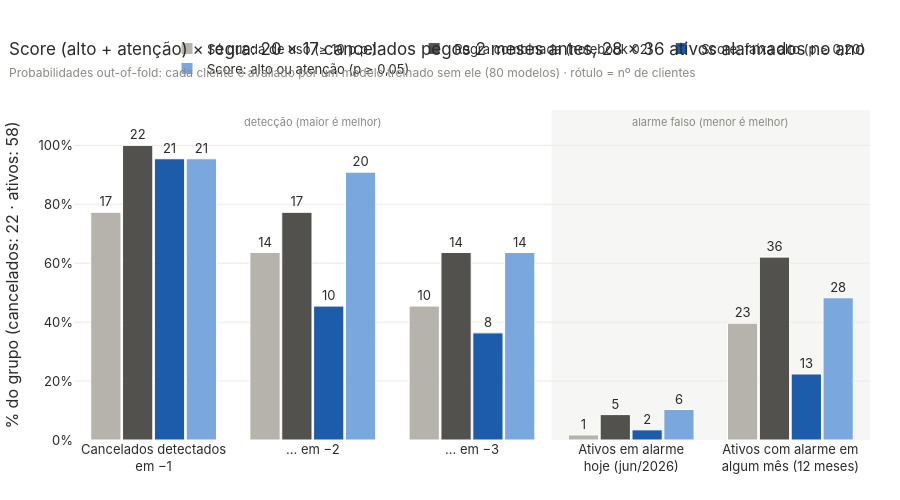
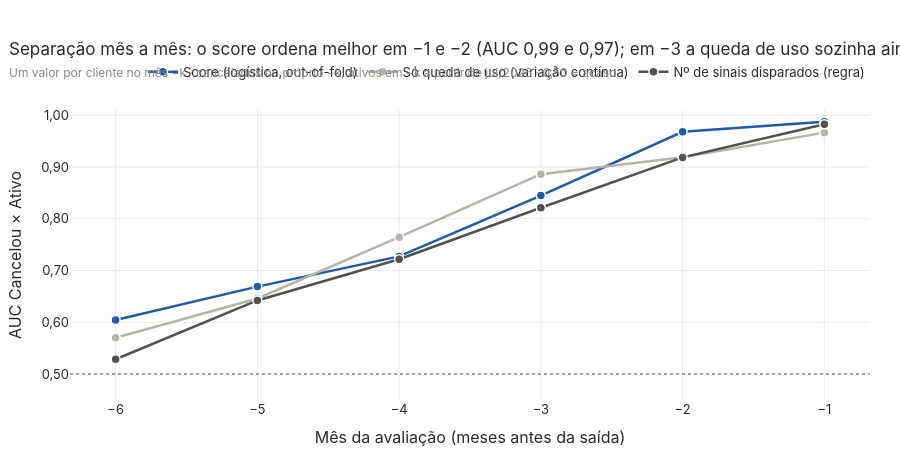

Notebook cell for these charts, in order:
### Markdown cell above
## 2. Validação sem vazamento × regras simples

### Code cell
BL = R.baselines
NOME = {"so_uso": "Só queda de uso (≥ 10 p.p.)", "regra": "Regra combinada (notebook 02)",
        "logistica_alto": f"Score: faixa alto (p ≥ {br(CUT['alto'])})",
        "logistica_alto_ou_atencao": f"Score: alto ou atenção (p ≥ {br(CUT['atencao'])})"}
itens = [("canc_k1", "Cancelados detectados<br>em −1", N_CANC), ("canc_k2", "… em −2", N_CANC), ("canc_k3", "… em −3", N_CANC),
         ("ativos_hoje", "Ativos em alarme<br>hoje (jun/2026)", N_ATIV), ("ativos_algum_mes", "Ativos com alarme em<br>algum mês (12 meses)", N_ATIV)]
fig = go.Figure()
for m, r in BL.items():
    fig.add_trace(go.Bar(x=[i[1] for i in itens], y=[100 * r[i[0]] / i[2] for i in itens], name=NOME[m], marker_color=COR_METODO[m],
                         marker_line=dict(color="white", width=1), text=[f"{int(r[i[0]])}" for i in itens], textposition="outside", cliponaxis=False,
                         customdata=[[int(r[i[0]]), i[2]] for i in itens],
                         hovertemplate=f"<b>{NOME[m]}</b><br>%{{x}}: %{{customdata[0]}} de %{{customdata[1]}} (%{{y:.0f}}%)<extra></extra>"))
fig.add_vrect(x0=2.5, x1=4.5, fillcolor=CINZA_CLARO, opacity=0.5, line_width=0, layer="below")
fig.add_annotation(x=3.5, y=108, text="alarme falso (menor é melhor)", showarrow=False, font=dict(size=11, color=CINZA))
fig.add_annotation(x=1, y=108, text="detecção (maior é melhor)", showarrow=False, font=dict(size=11, color=CINZA))
r, g = BL["logistica_alto_ou_atencao"], BL["regra"]
fig.update_yaxes(range=[0, 112], ticksuffix="%", title_text="% do grupo (cancelados: 22 · ativos: 58)")
fig.update_layout(barmode="group", bargap=0.2, bargroupgap=0.05, height=500, legend=dict(y=1.08),
                  title=f"Score (alto + atenção) × regra: {int(r['canc_k2'])} × {int(g['canc_k2'])} cancelados pegos 2 meses antes, "
                        f"{int(r['ativos_algum_mes'])} × {int(g['ativos_algum_mes'])} ativos alarmados no ano"
                        + sub("Probabilidades out-of-fold: cada cliente é avaliado por um modelo treinado sem ele (80 modelos) · "
                              "rótulo = nº de clientes"))
fig.show()

scores = {"Score (logística, out-of-fold)": (P.p_oof, 1), "Só queda de uso (variação contínua)": (P.uso, -1),
          "Nº de sinais disparados (regra)": (P.n_sinais, 1)}
AUC = auc_por_mes(P, scores)
COR_AUC = dict(zip(scores, [COR_METODO["logistica_alto"], COR_METODO["so_uso"], COR_METODO["regra"]]))
fig = go.Figure()
fig.add_hline(y=0.5, line=dict(color=CINZA, dash="dot", width=1.5))
for nome in scores:
    q = AUC[AUC.score == nome]
    fig.add_trace(go.Scatter(x=-q.k, y=q.auc, mode="lines+markers", name=nome, line=dict(color=COR_AUC[nome], width=2.5),
                             marker=dict(size=9, line=dict(color="white", width=1.5)), customdata=np.c_[q.k, q.n_canc, q.n - q.n_canc],
                             hovertemplate=f"<b>{nome}</b><br>Avaliado no mês −%{{customdata[0]}}<br>AUC %{{y:.3f}}"
                                           "<br>%{customdata[1]} cancelados · %{customdata[2]} ativos<extra></extra>"))
a = AUC.pivot(index="k", columns="score", values="auc")
fig.update_xaxes(tickvals=list(range(-6, 0)), ticktext=[f"−{k}" for k in range(6, 0, -1)], title_text="Mês da avaliação (meses antes da saída)")
fig.update_yaxes(range=[0.45, 1.01], tickformat=".2f", title_text="AUC Cancelou × Ativo")
lg, us = a["Score (logística, out-of-fold)"], a["Só queda de uso (variação contínua)"]
fig.update_layout(height=460, legend=dict(y=1.08),
                  title=f"Separação mês a mês: o score ordena melhor em −1 e −2 (AUC {br(lg[1])} e {br(lg[2])}); "
                        f"em −3 a queda de uso sozinha ainda separa mais ({br(us[3])} × {br(lg[3])})"
                        + sub("Um valor por cliente no mês −k · cancelados no próprio −k, ativos em −k a partir de jul/2026 · 0,50 = acaso"))
fig.show()

top = {"Score (logística)": precisao_topo(P, P.p_oof), "Só queda de uso": precisao_topo(P, P.uso, -1)}
tab = []
for m, r in BL.items():
    tab.append({"Método": NOME[m], **{f"Cancelados em −{k}": f"{int(r[f'canc_k{k}'])}/22" for k in (1, 2, 3)},
                "Antecedência mediana (meses)": br(r["antecedencia_mediana"], 1), "Ativos em alarme hoje": f"{int(r['ativos_hoje'])}/58",
                "Ativos c/ alarme em algum mês (12m)": f"{int(r['ativos_algum_mes'])}/58",
                "Meses em alarme nos ativos (12m)": br(r["meses_alarme_ativos_pct"], 1) + "%"})
display(pd.DataFrame(tab).set_index("Método"))
display(pd.concat({m: t.pivot(index="k", columns="top", values="cancelados") for m, t in top.items()}, axis=1)
        .rename(index=lambda k: f"Ranking no mês −{k}").rename_axis(index=None, columns=["Cancelados entre os primeiros", "Top"]))

### Figure 1 — Plotly figure (JSON) as saved in the notebook; plotly's stock layout.template omitted (floating-point values rounded to 4 significant figures)
{"data": [{"cliponaxis": false, "customdata": [[17, 22], [14, 22], [10, 22], [1, 58], [23, 58]], "hovertemplate": "<b>Só queda de uso (≥ 10 p.p.)</b><br>%{x}: %{customdata[0]} de %{customdata[1]} (%{y:.0f}%)<extra></extra>", "marker": {"color": "#b5b3ac", "line": {"color": "white", "width": 1}}, "name": "Só queda de uso (≥ 10 p.p.)", "text": ["17", "14", "10", "1", "23"], "textposition": "outside", "type": "bar", "x": ["Cancelados detectados<br>em −1", "… em −2", "… em −3", "Ativos em alarme<br>hoje (jun/2026)", "Ativos com alarme em<br>algum mês (12 meses)"], "y": [77.27, 63.64, 45.45, 1.724, 39.66]}, {"cliponaxis": false, "customdata": [[22, 22], [17, 22], [14, 22], [5, 58], [36, 58]], "hovertemplate": "<b>Regra combinada (notebook 02)</b><br>%{x}: %{customdata[0]} de %{customdata[1]} (%{y:.0f}%)<extra></extra>", "marker": {"color": "#52514e", "line": {"color": "white", "width": 1}}, "name": "Regra combinada (notebook 02)", "text": ["22", "17", "14", "5", "36"], "textposition": "outside", "type": "bar", "x": ["Cancelados detectados<br>em −1", "… em −2", "… em −3", "Ativos em alarme<br>hoje (jun/2026)", "Ativos com alarme em<br>algum mês (12 meses)"], "y": [100.0, 77.27, 63.64, 8.621, 62.07]}, {"cliponaxis": false, "customdata": [[21, 22], [10, 22], [8, 22], [2, 58], [13, 58]], "hovertemplate": "<b>Score: faixa alto (p ≥ 0,20)</b><br>%{x}: %{customdata[0]} de %{customdata[1]} (%{y:.0f}%)<extra></extra>", "marker": {"color": "#1c5cab", "line": {"color": "white", "width": 1}}, "name": "Score: faixa alto (p ≥ 0,20)", "text": ["21", "10", "8", "2", "13"], "textposition": "outside", "type": "bar", "x": ["Cancelados detectados<br>em −1", "… em −2", "… em −3", "Ativos em alarme<br>hoje (jun/2026)", "Ativos com alarme em<br>algum mês (12 meses)"], "y": [95.45, 45.45, 36.36, 3.448, 22.41]}, {"cliponaxis": false, "customdata": [[21, 22], [20, 22], [14, 22], [6, 58], [28, 58]], "hovertemplate": "<b>Score: alto ou atenção (p ≥ 0,05)</b><br>%{x}: %{customdata[0]} de %{customdata[1]} (%{y:.0f}%)<extra></extra>", "marker": {"color": "#7aa7dd", "line": {"color": "white", "width": 1}}, "name": "Score: alto ou atenção (p ≥ 0,05)", "text": ["21", "20", "14", "6", "28"], "textposition": "outside", "type": "bar", "x": ["Cancelados detectados<br>em −1", "… em −2", "… em −3", "Ativos em alarme<br>hoje (jun/2026)", "Ativos com alarme em<br>algum mês (12 meses)"], "y": [95.45, 90.91, 63.64, 10.34, 48.28]}], "layout": {"annotations": [{"font": {"color": "#8a8984", "size": 11}, "showarrow": false, "text": "alarme falso (menor é melhor)", "x": 3.5, "y": 108}, {"font": {"color": "#8a8984", "size": 11}, "showarrow": false, "text": "detecção (maior é melhor)", "x": 1, "y": 108}], "bargap": 0.2, "bargroupgap": 0.05, "barmode": "group", "height": 500, "legend": {"y": 1.08}, "shapes": [{"fillcolor": "#eeede9", "layer": "below", "line": {"width": 0}, "opacity": 0.5, "type": "rect", "x0": 2.5, "x1": 4.5, "xref": "x", "y0": 0, "y1": 1, "yref": "y domain"}], "title": {"text": "Score (alto + atenção) × regra: 20 × 17 cancelados pegos 2 meses antes, 28 × 36 ativos alarmados no ano<br><span style='font-size:12px;color:#8a8984'>Probabilidades out-of-fold: cada cliente é avaliado por um modelo treinado sem ele (80 modelos) · rótulo = nº de clientes</span>"}, "yaxis": {"range": [0, 112], "ticksuffix": "%", "title": {"text": "% do grupo (cancelados: 22 · ativos: 58)"}}}}

### Figure 2 — Plotly figure (JSON) as saved in the notebook; plotly's stock layout.template omitted (floating-point values rounded to 4 significant figures)
{"data": [{"customdata": [[1, 22, 58], [2, 22, 58], [3, 22, 58], [4, 22, 58], [5, 20, 58], [6, 18, 58]], "hovertemplate": "<b>Score (logística, out-of-fold)</b><br>Avaliado no mês −%{customdata[0]}<br>AUC %{y:.3f}<br>%{customdata[1]} cancelados · %{customdata[2]} ativos<extra></extra>", "line": {"color": "#1c5cab", "width": 2.5}, "marker": {"line": {"color": "white", "width": 1.5}, "size": 9}, "mode": "lines+markers", "name": "Score (logística, out-of-fold)", "type": "scatter", "x": [-1, -2, -3, -4, -5, -6], "y": [0.9875, 0.9679, 0.8448, 0.7273, 0.669, 0.6044]}, {"customdata": [[1, 22, 58], [2, 20, 58], [3, 18, 58], [4, 18, 58], [5, 17, 58], [6, 15, 58]], "hovertemplate": "<b>Só queda de uso (variação contínua)</b><br>Avaliado no mês −%{customdata[0]}<br>AUC %{y:.3f}<br>%{customdata[1]} cancelados · %{customdata[2]} ativos<extra></extra>", "line": {"color": "#b5b3ac", "width": 2.5}, "marker": {"line": {"color": "white", "width": 1.5}, "size": 9}, "mode": "lines+markers", "name": "Só queda de uso (variação contínua)", "type": "scatter", "x": [-1, -2, -3, -4, -5, -6], "y": [0.9663, 0.919, 0.886, 0.7644, 0.646, 0.5701]}, {"customdata": [[1, 22, 58], [2, 22, 58], [3, 22, 58], [4, 22, 58], [5, 20, 58], [6, 18, 58]], "hovertemplate": "<b>Nº de sinais disparados (regra)</b><br>Avaliado no mês −%{customdata[0]}<br>AUC %{y:.3f}<br>%{customdata[1]} cancelados · %{customdata[2]} ativos<extra></extra>", "line": {"color": "#52514e", "width": 2.5}, "marker": {"line": {"color": "white", "width": 1.5}, "size": 9}, "mode": "lines+markers", "name": "Nº de sinais disparados (regra)", "type": "scatter", "x": [-1, -2, -3, -4, -5, -6], "y": [0.9824, 0.9185, 0.8213, 0.7218, 0.6422, 0.5287]}], "layout": {"height": 460, "legend": {"y": 1.08}, "shapes": [{"line": {"color": "#8a8984", "dash": "dot", "width": 1.5}, "type": "line", "x0": 0, "x1": 1, "xref": "x domain", "y0": 0.5, "y1": 0.5, "yref": "y"}], "title": {"text": "Separação mês a mês: o score ordena melhor em −1 e −2 (AUC 0,99 e 0,97); em −3 a queda de uso sozinha ainda separa mais (0,89 × 0,84)<br><span style='font-size:12px;color:#8a8984'>Um valor por cliente no mês −k · cancelados no próprio −k, ativos em −k a partir de jul/2026 · 0,50 = acaso</span>"}, "xaxis": {"ticktext": ["−6", "−5", "−4", "−3", "−2", "−1"], "tickvals": [-6, -5, -4, -3, -2, -1], "title": {"text": "Mês da avaliação (meses antes da saída)"}}, "yaxis": {"range": [0.45, 1.01], "tickformat": ".2f", "title": {"text": "AUC Cancelou × Ativo"}}}}
